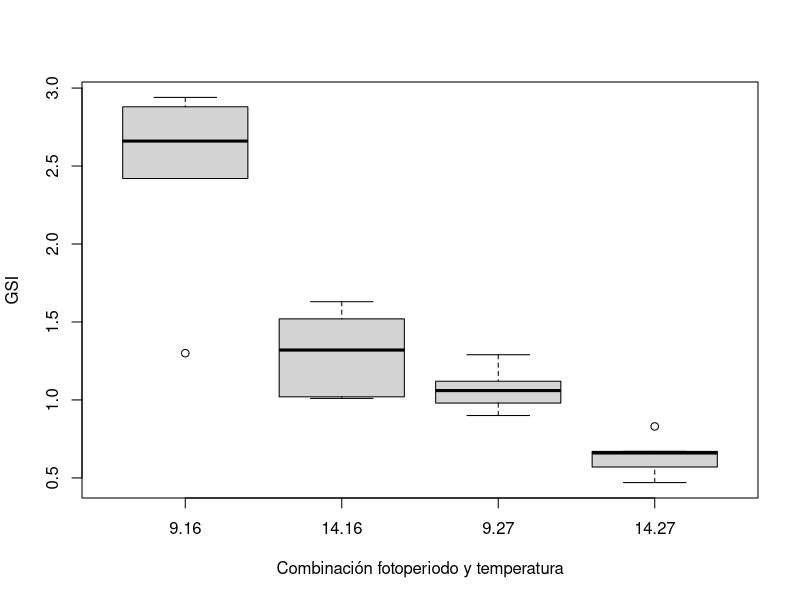
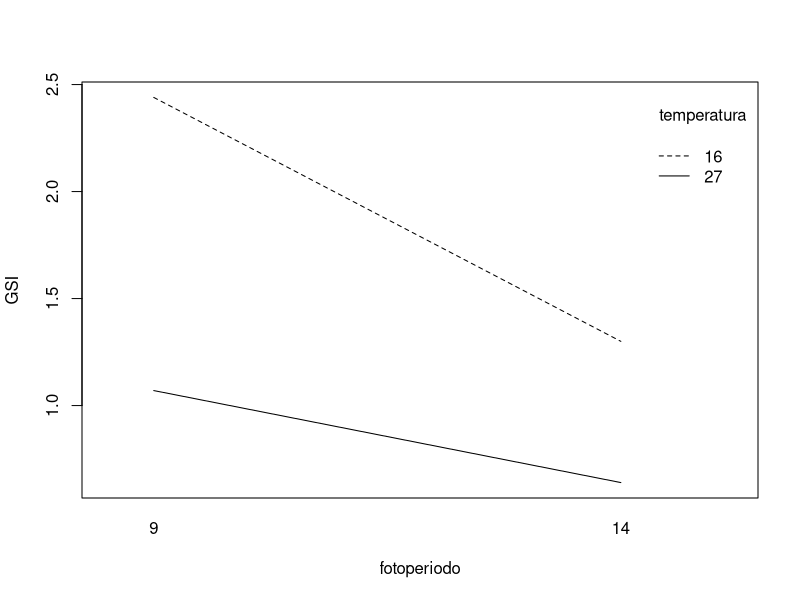
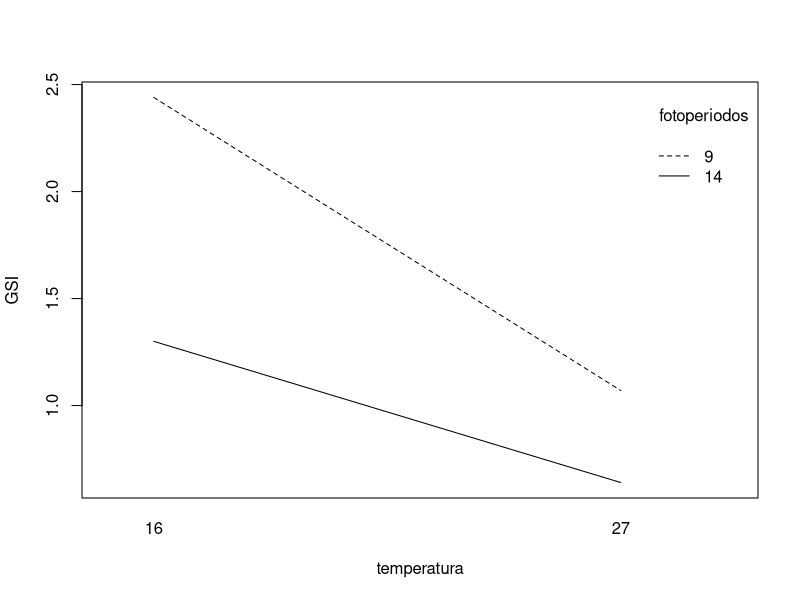

Recreate these plots in R, in order.
## ---- chunk 1
knitr::opts_chunk$set(echo = TRUE)
## ---- chunk 2
GSI = c(0.90,0.83,1.06,0.67,0.98,0.57,1.29,0.47,1.12,0.66,
        1.30,1.01,2.88,1.52,2.42,1.02,2.66,1.32,2.94,1.63)
temperatura = factor(rep(c(27,16),each=10))
fotoperiodos = factor(rep(c(9,14),times=10))
tabla.datos.GSI = data.frame(GSI,temperatura,fotoperiodos)
head(tabla.datos.GSI)
## ---- chunk 3
suma_combinacion_niveles = aggregate(GSI ~ temperatura + fotoperiodos, data = tabla.datos.GSI, FUN = "sum")

suma_combinacion_niveles
## ---- chunk 4
media_combinacion_niveles = aggregate(GSI ~ temperatura + fotoperiodos, data = tabla.datos.GSI, FUN = "mean")

media_combinacion_niveles
## ---- chunk 5
(suma_fotoperiodos = aggregate(GSI ~ fotoperiodos, data = tabla.datos.GSI, FUN = "sum"))
(media_fotoperiodos = aggregate(GSI ~ fotoperiodos, data = tabla.datos.GSI, FUN = "mean"))
(suma_temperatura = aggregate(GSI ~ temperatura, data = tabla.datos.GSI, FUN = "sum"))
(media_temperatura = aggregate(GSI ~ temperatura, data = tabla.datos.GSI, FUN = "mean"))
## ---- chunk 6
(suma_total = sum(tabla.datos.GSI$GSI))
(media_muestral = mean(tabla.datos.GSI$GSI))
(suma_cuadrados = sum(tabla.datos.GSI$GSI^2))
## ---- chunk 7
a <- 2; b <- 2; n <- 5
(SST = suma_cuadrados - suma_total^2/(a*b*n))
(SSA = (1 / (b*n)*sum(suma_fotoperiodos[,2]^2)- suma_total^2/(a*b*n)))
(SSB = (1/(a*n))*sum(suma_temperatura[,2]^2)-suma_total^2/(a*b*n))
(SSTr = (1/n)*sum(suma_combinacion_niveles[,3]^2)-suma_total^2/(a*b*n))
(SSAB = SSTr-SSA-SSB)
(SSE=SST-SSTr)
## ---- chunk 8
MSA <- SSA/(a - 1)
MSB <- SSB/(b -1 )
MSAB <- SSAB / ((a-1)*(b-1))
MSTr <- SSTr/(a*b-1)
MSE <- SSE/(a*b*(n-1))
## ---- chunk 9
boxplot(GSI ~ fotoperiodos+temperatura, data = tabla.datos.GSI, xlab = "Combinación fotoperiodo y temperatura", ylab = "GSI")
summary(aov(GSI ~ fotoperiodos*temperatura, data = tabla.datos.GSI))
## ---- chunk 10
summary(aov(GSI ~ fotoperiodos:temperatura, data = tabla.datos.GSI))
## ---- chunk 11
GSI <- tabla.datos.GSI$GSI
fotorperiodos <- tabla.datos.GSI$fotoperiodos
temperatura <- tabla.datos.GSI$temperatura

interaction.plot(fotoperiodos, temperatura, GSI, xlab = "fotoperiodo", ylab = "GSI")
interaction.plot(temperatura, fotoperiodos, GSI, xlab = "temperatura", ylab = "GSI")
